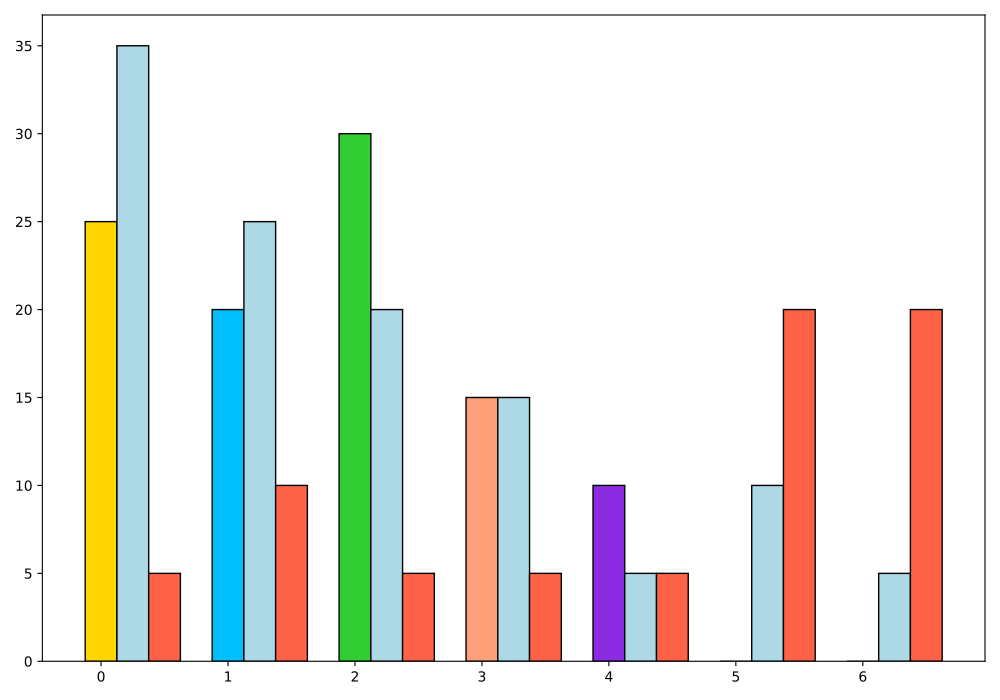

Write the Python code that produced this figure.
import matplotlib.pyplot as plt
import numpy as np

energy_sources = ['Solar', 'Wind', 'Hydro', 'Nuclear', 'Geothermal', 'Fusion', 'Biomass']
current_share = [25, 20, 30, 15, 10, 0, 0]
future_share = [35, 25, 20, 15, 5, 10, 5]
experimental_share = [5, 10, 5, 5, 5, 20, 20]

colors = ['#FFD700', '#00BFFF', '#32CD32', '#FFA07A', '#8A2BE2', '#FF4500', '#7FFF00']

fig, ax = plt.subplots(figsize=(10, 7))
bar_width = 0.25
index = np.arange(len(energy_sources))

ax.bar(index, current_share, bar_width, color=colors, edgecolor='black')
ax.bar(index + bar_width, future_share, bar_width, color='#ADD8E6', edgecolor='black')
ax.bar(index + 2 * bar_width, experimental_share, bar_width, color='#FF6347', edgecolor='black')

plt.tight_layout()
plt.show()
